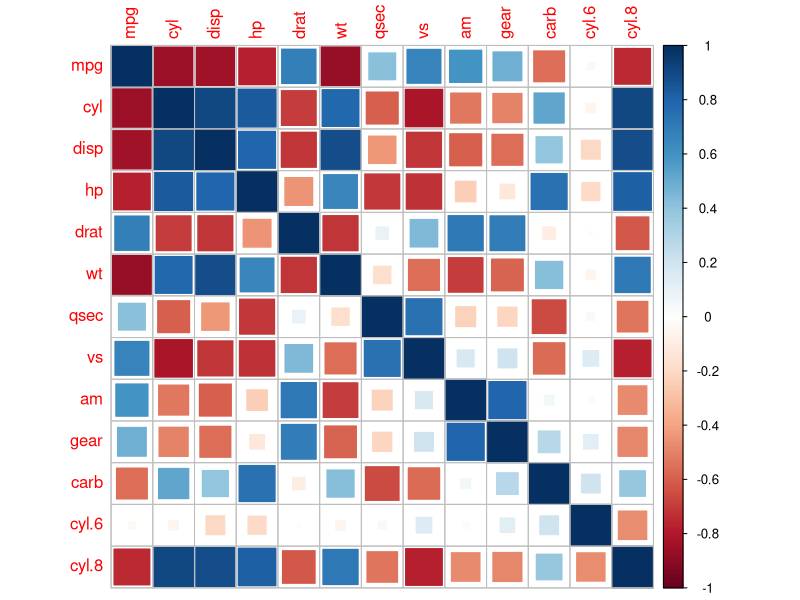
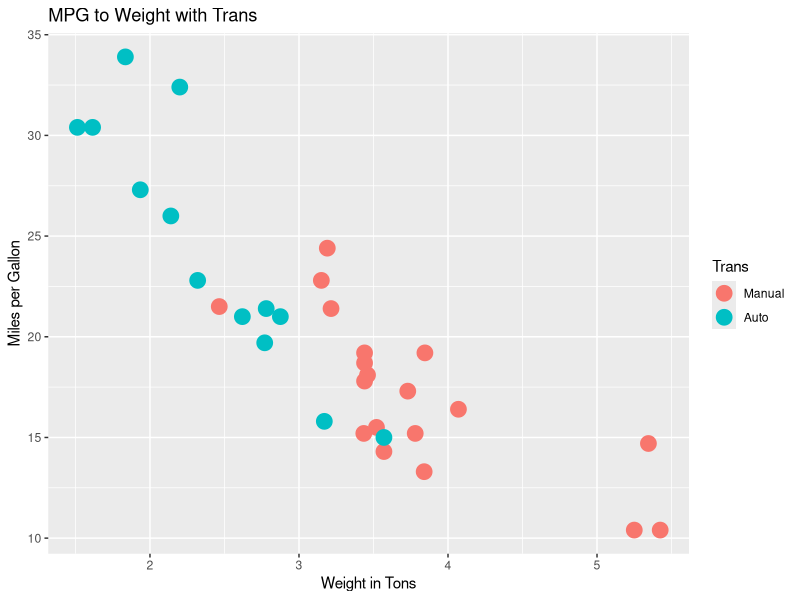

Here is the R script that generated these plots, in order:
## ---- chunk 1
knitr::opts_chunk$set(echo = TRUE)
library(stats)
library(ggplot2)
library(car)
library(corrplot)
## ---- chunk 2
data(mtcars)
#which items should be factors?  
mtcars<-mtcars
mtcars$am<-as.logical(mtcars$am)
#V2mtcars$cyl<-as.factor(V2mtcars$cyl)
#mtcars$cyl.4<-as.logical(FALSE)  #There is a better way to do this
#mtcars$cyl.4[cyl=4]<-as.logical(TRUE)
mtcars$cyl.6<-as.logical(FALSE)  #There is a better way to do this
mtcars$cyl.6[ which(mtcars$cyl==6)]<-as.logical(TRUE)
mtcars$cyl.8<-as.logical(FALSE)  #There is a better way to do this
mtcars$cyl.8[ which(mtcars$cyl==8)]<-as.logical(TRUE)
## ---- chunk 3
summary(lm(mpg~am,mtcars))
## ---- chunk 4
corrplot(cor(mtcars),method="square")
## ---- chunk 5
summary(lm(mpg~am+wt,mtcars))
## ---- chunk 6
ggplot(mtcars, aes(wt, mpg))+
  geom_point(aes(col=as.factor(am)),size=5)+
  labs(title = "MPG to Weight with Trans",
       x="Weight in Tons",
       y="Miles per Gallon")+
  scale_colour_discrete(name="Trans",
                        labels=c("Manual","Auto"))
